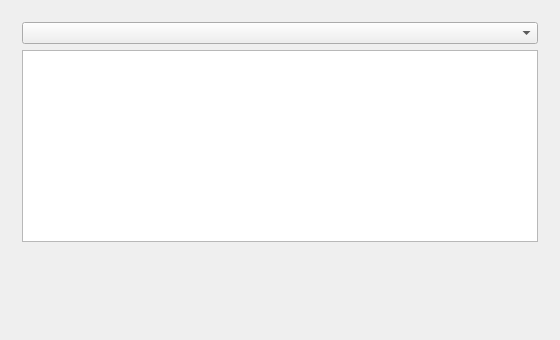
<?xml version="1.0" encoding="UTF-8"?>
<ui version="4.0"><class>Dialog</class><widget class="QDialog" name="Dialog"><property name="geometry"><rect><x>0</x><y>0</y><width>560</width><height>340</height></rect></property><property name="windowTitle"><string>#121 lists/206_list_wide</string></property><layout class="QVBoxLayout" name="verticalLayout"><property name="leftMargin"><number>11</number></property><property name="topMargin"><number>11</number></property><property name="rightMargin"><number>11</number></property><property name="bottomMargin"><number>11</number></property><property name="spacing"><number>6</number></property><item><layout class="QGridLayout" name="g"><property name="leftMargin"><number>11</number></property><property name="topMargin"><number>11</number></property><property name="rightMargin"><number>11</number></property><property name="bottomMargin"><number>11</number></property><property name="spacing"><number>6</number></property><item row="0" column="0" colspan="2"><widget class="QComboBox" name="c1"></widget></item><item row="1" column="0" colspan="2"><widget class="QListWidget" name="list"></widget></item></layout></item><item><spacer name="verticalSpacer"><property name="orientation"><enum>Qt::Orientation::Vertical</enum></property><property name="sizeHint" stdset="0"><size><width>40</width><height>20</height></size></property></spacer></item></layout></widget></ui>
